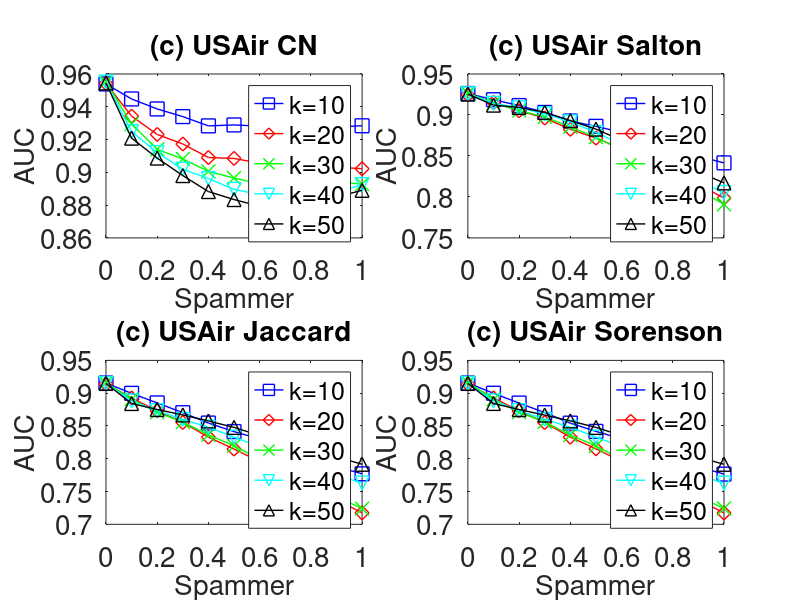

Here is the MATLAB script that generated this plot:
subplot(2,2,1);
x=0:0.1:1;
y=[0.9539171	0.9447619	0.9386659	0.9340004	0.9283428	0.928911	0.9281673	0.925831	0.9283419	0.9276677	0.9284143];
plot(x,y,'-bs','LineWidth',1,'MarkerSize',10);
hold on;

y=[0.9542003	0.9343057	0.9230973	0.9172951	0.9090192	0.9084807	0.9055924	0.9040521	0.9041225	0.9031717	0.9022237];
plot(x,y,'-rd','LineWidth',1,'MarkerSize',10);
hold on;

y=[0.9552223	0.929457	0.9140254	0.9081431	0.900589	0.896532	0.8929887	0.8937429	0.8891806	0.8942136	0.8928359];
plot(x,y,'-gx','LineWidth',1,'MarkerSize',10);
hold on;

y=[0.9550656	0.9248737	0.912088	0.9018978	0.8962265	0.8895934	0.8864176	0.8839665	0.8856564	0.8877246	0.8925317];
plot(x,y,'-cv','LineWidth',1,'MarkerSize',10);
hold on;

y=[0.9545123	0.9208506	0.9086951	0.8980152	0.8882669	0.8833936	0.8793139	0.8790477	0.8827445	0.8849551	0.8890319];
plot(x,y,'-k^','LineWidth',1,'MarkerSize',10);


set(gca,'FontSize',20);
xlabel('Spammer','fontsize',20);
ylabel('AUC','fontsize',20);
title('(c) USAir CN','fontsize',20);

legend('k=10','k=20','k=30','k=40','k=50');
hold on;



subplot(2,2,2);
x=0:0.1:1;
y=[0.9261706	0.918607	0.9114683	0.9030863	0.8925941	0.8861067	0.8788868	0.8669774	0.8594745	0.8496726	0.841528
];
plot(x,y,'-bs','LineWidth',1,'MarkerSize',10);
hold on;

y=[0.9246383	0.9152298	0.9051186	0.8962703	0.8825009	0.8717691	0.8588241	0.8445457	0.8303575	0.8154721	0.7985292];
plot(x,y,'-rd','LineWidth',1,'MarkerSize',10);
hold on;

y=[0.926537	0.9145279	0.9053457	0.8975539	0.885521	0.8727984	0.8572754	0.8416437	0.821398	0.8084129	0.7909808];
plot(x,y,'-gx','LineWidth',1,'MarkerSize',10);
hold on;

y=[0.9258159	0.9142387	0.9086615	0.9014498	0.8915968	0.8786461	0.8638186	0.8476052	0.8334663	0.8187978	0.8054359];
plot(x,y,'-cv','LineWidth',1,'MarkerSize',10);
hold on;

y=[0.925493	0.9119923	0.909235	0.9031694	0.8931568	0.8827264	0.8690317	0.8560664	0.8446557	0.8304003	0.8171227];
plot(x,y,'-k^','LineWidth',1,'MarkerSize',10);


set(gca,'FontSize',20);
xlabel('Spammer','fontsize',20);
ylabel('AUC','fontsize',20);
title('(c) USAir Salton','fontsize',20);

legend('k=10','k=20','k=30','k=40','k=50');
hold on;


subplot(2,2,3);
x=0:0.1:1;
y=[0.9155105	0.8997476	0.8851423	0.8702346	0.854426	0.841414	0.8302039	0.814083	0.8024602	0.7879854	0.776999
];
plot(x,y,'-bs','LineWidth',1,'MarkerSize',10);
hold on;

y=[0.9141578	0.8927662	0.8729917	0.8554096	0.8329649	0.8147733	0.7958415	0.7765737	0.7568627	0.7376123	0.7174829];
plot(x,y,'-rd','LineWidth',1,'MarkerSize',10);
hold on;

y=[0.9160259	0.8908361	0.8708428	0.8559243	0.8363556	0.8198239	0.7992776	0.7796599	0.7576941	0.7424102	0.7238894];
plot(x,y,'-gx','LineWidth',1,'MarkerSize',10);
hold on;

y=[0.9146838	0.8880575	0.8733131	0.8599444	0.8481913	0.8329288	0.8183474	0.8017069	0.7885933	0.7752166	0.7629749];
plot(x,y,'-cv','LineWidth',1,'MarkerSize',10);
hold on;

y=[0.9149078	0.8842425	0.875107	0.8667733	0.857622	0.8477971	0.8354563	0.8234841	0.813891	0.8028311	0.7915614];
plot(x,y,'-k^','LineWidth',1,'MarkerSize',10);


set(gca,'FontSize',20);
xlabel('Spammer','fontsize',20);
ylabel('AUC','fontsize',20);
title('(c) USAir Jaccard','fontsize',20);

legend('k=10','k=20','k=30','k=40','k=50');
hold on;



subplot(2,2,4);
x=0:0.1:1;
y=[0.9155058	0.8998926	0.8849162	0.8703431	0.8542906	0.8417056	0.8303438	0.8141967	0.802324	0.7878585	0.7765695
];
plot(x,y,'-bs','LineWidth',1,'MarkerSize',10);
hold on;

y=[0.9140217	0.8928463	0.8728429	0.8552182	0.8328954	0.8151436	0.7960041	0.7766682	0.7571428	0.7378684	0.7172252
];
plot(x,y,'-rd','LineWidth',1,'MarkerSize',10);
hold on;

y=[0.9163349	0.8906482	0.8709553	0.8562141	0.8360744	0.8195778	0.7989007	0.7793402	0.7574743	0.7418537	0.7243318
];
plot(x,y,'-gx','LineWidth',1,'MarkerSize',10);
hold on;

y=[0.9147756	0.8882553	0.873347	0.8601422	0.8479021	0.8329836	0.8180759	0.8019973	0.7887986	0.7750595	0.7627935
];
plot(x,y,'-cv','LineWidth',1,'MarkerSize',10);
hold on;

y=[0.914903	0.8843247	0.875021	0.8665527	0.857722	0.8477891	0.8353538	0.8235367	0.8139266	0.8024241	0.7915304
];
plot(x,y,'-k^','LineWidth',1,'MarkerSize',10);


set(gca,'FontSize',20);
xlabel('Spammer','fontsize',20);
ylabel('AUC','fontsize',20);
title('(c) USAir Sorenson','fontsize',20);

legend('k=10','k=20','k=30','k=40','k=50');
hold on;
